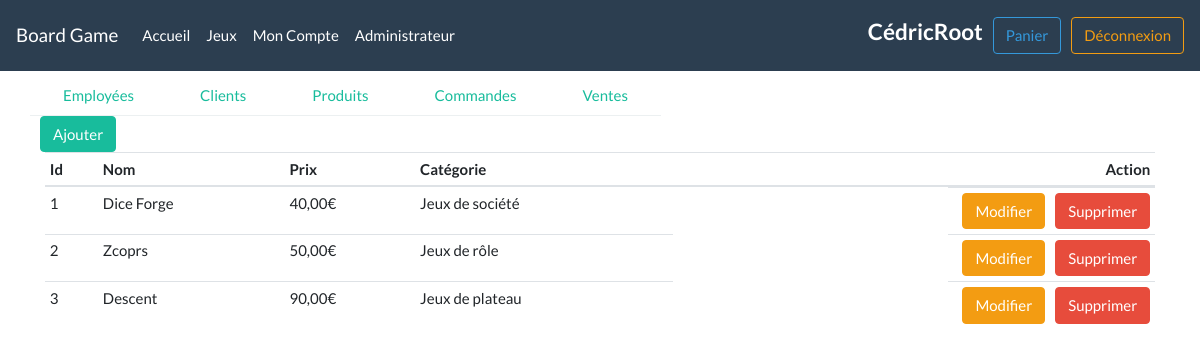
The app's page /admin?case=product (signed in), older data.
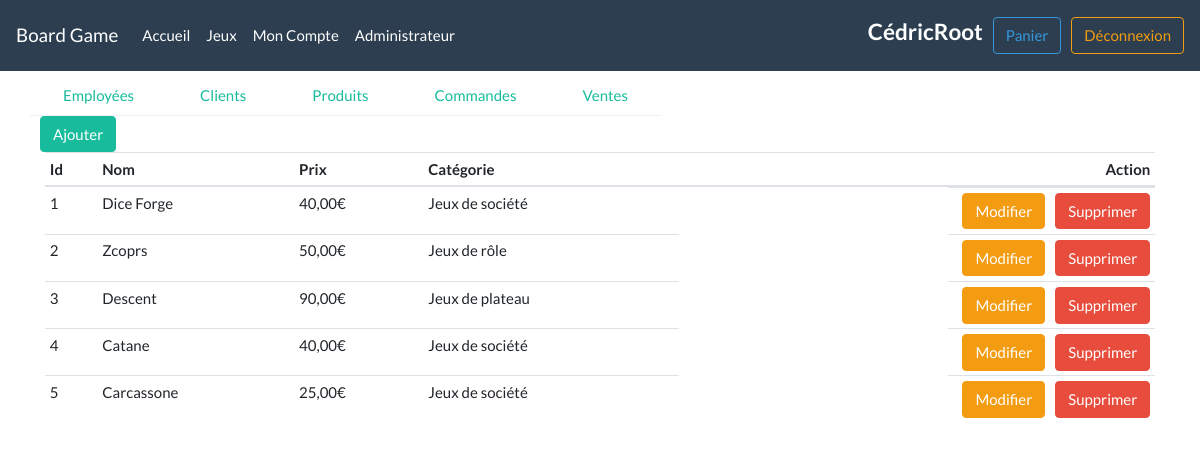
The same page, newer data.
### tables this page shows
CREATE TABLE products(
id INT AUTO_INCREMENT PRIMARY KEY,
productName VARCHAR(100) NOT NULL UNIQUE,
price DOUBLE (6,3) NOT NULL,
categorieId INT,
description VARCHAR(100),
imageLink VARCHAR(200),
FOREIGN KEY (categorieId) REFERENCES categories (id)
);

### models/product.php (called while the page is built, shortened)
<?php
Class Product{
  private $id;
  private $productName;
  private $price;
  private $categorieId;
  public static function getAll(){
    $pdo = DataBase::connect();
    $response = $pdo->query("SELECT * FROM products");
    $response->setFetchMode( PDO::FETCH_CLASS, "Product");
    $data = $response->fetchAll();
    return $data;
  }
  public static function categorieConvert(int $cat){
    switch($cat){
      case 1:
        return 'Jeux de société';
        break;
      case 2:
        return 'Jeux de rôle';
        break;
      case 3:
        return 'Jeux de plateau';
        break;
    }
  }
  public function getId(){
    return $this->id;
  }
  public function getProductName(){
    return $this->productName;
  }
  public function getPrice(){
    return $this->price;
  }
  public function getCategorieId(){
    return $this->categorieId;;
  }
}
?>

### views/product.php (the view, shortened to what this page needs)
<div class="row">
  <div class="col-0">
<?php
  if($_SESSION['roleId'] <= 2){
    echo '<a href="product?action=create"><button type="button" class="btn btn-success">Ajouter</button> </a>';
  }
  else {
    echo '<button type="button" class="btn btn-success disabled">Ajouter</button>';
  }
?>
  </div>
</div>
<table class="table table-sm">
  <thead>
    <tr>
      <th scope="col">Id</th>
      <th scope="col">Nom</th>
      <th scope="col">Prix</th>
      <th scope="col">Catégorie</th>
      <th scope="col" class="tr-right">Action</th>
    </tr>
  </thead>
  <tbody>
<?php
$row = FALSE;
foreach($data as $line){
  if($row == FALSE){
    echo '<tr> <td>' .
    $line->getId() . '</td> <td>' .
    $line->getProductName() . '</td> <td>' .
    number_format($line->getPrice(), 2, ',', ' ') . '€</td> <td>' .
    $cat = Product::categorieConvert($line->getCategorieId()) . '</td> <td class="td-right">';
    echo '<a href="product?action=update&id=' . $line->getId() .'"><button type="button" class="btn btn-warning"> Modifier</button></a>';
    if($_SESSION['roleId'] <= 3){
      echo '<a href="product?action=delete&id=' . $line->getId() .'"><button type="button" class="btn btn-danger"> Supprimer</button></a>';
    }
    else {
      echo '<button type="button" class="btn btn-danger disabled"> Supprimer</button>';
    }
    echo '</td> </tr>';
  }
  if($row == TRUE){
    echo '<tr> <td>' .
    $line->getId() . '</td> <td>' .
    $line->getProductName() . '</td> <td>' .
    number_format($line->getPrice(), 2, ',', ' ') . '€</td> <td>' .
    $cat = Product::categorieConvert($line->getCategorieId()) . '</td> <td class="td-right">';
    echo '<a href="product?action=update&id=' . $line->getId() .'"><button type="button" class="btn btn-warning"> Modifier</button></a>';
    if($_SESSION['roleId'] <= 3){
      echo '<a href="product?action=delete&id=' . $line->getId() .'"><button type="button" class="btn btn-danger"> Supprimer</button></a>';
    }
    else {
      echo '<button type="button" class="btn btn-danger disabled"> Supprimer</button>';
    }
    echo '</td> </tr>';
  }
  if($row == FALSE){
    $row = TRUE;
  }
  else{
    $row = FALSE;
  }
}
?>
  </tbody>
</table>

### index.php (shortened to what this page needs)
<?php
    $cutUri = '/Web/web_php_project';
    $request = str_replace($cutUri, "",$_SERVER['REQUEST_URI']);
    $uri = parse_url($request, PHP_URL_PATH);
    $split_uri = explode('/', $uri);
    $split = array_filter($split_uri);
    if(count($split) === 0 or $split[1] === 'index'){
        $controllers = 'accueil';
    }
    else{
        $controllers = $split[1];
    }
    $path = 'controllers/' . $controllers . '.php';
    if(file_exists($path)){
        require $path;
    }
    else{
        require 'controllers/error.php';
    }
?>

### layout/header.php (shortened to what this page needs)
<!DOCTYPE html>
<html lang="fr">
<head>
    <link rel="stylesheet" href="https://bootswatch.com/4/flatly/bootstrap.min.css">
    <link rel="stylesheet" href="style.css">
</head>
<body>
<nav class="navbar navbar-expand-lg navbar-dark bg-primary" id="menu">
  <a class="navbar-brand" href="accueil">Board Game</a>
  <div class="collapse navbar-collapse" id="navbarColor01">
    <ul class="navbar-nav mr-auto">
      <li class="nav-item">
        <a class="nav-link" href="accueil">Accueil</a>
      </li>
      <li class="nav-item">
        <a href="games" class="nav-link">Jeux</a>
      </li>
      <?php
        if(!empty($_SESSION['roleId'])){
          echo '<li class="nav-item">
          <a class="nav-link" href="account">Mon Compte</a>
          </li>';
        }
        if(!empty($_SESSION['roleId']) && $_SESSION['roleId'] <= 3){
          echo '<li class="nav-item">
          <a class="nav-link" href="admin">Administrateur</a>
          </li>';
        }
      ?>
    </ul>
    <?php
      if(empty($_SESSION['login'])){
        echo "<a href=\"login\"> <button type=\"button\" class=\"btn btn-outline-success\">Connexion</button> </a>";
        echo "<a href=\"inscription\"> <button type=\"button\" class=\"btn btn-outline-info\">Inscription</button> </a>";
      }
      else
      {
        echo '<h4 class="h4-log">'. $_SESSION['login'] . '</h4>';
        echo '<a href="basket">  <div class drop> <button type="button" class="btn btn-outline-info">Panier</button> </div> </a>';
        echo "<a href=\"logout\"> <button type=\"button\" class=\"btn btn-outline-warning\">Déconnexion</button> </a>";
      }
    ?>
  </div>
</nav>
  <div class="container">

### views/admin.php (shortened to what this page needs)
<?php
require 'layout/header.php';
?>
<div class="row">
  <ul class="nav nav-tabs">
    <li class="nav-item">
      <a class="nav-link" href="?case=employee">Employées</a>
    </li>
    <li class="nav-item">
      <a class="nav-link" href="?case=customer">Clients</a>
    </li>
    <li class="nav-item">
      <a class="nav-link" href="?case=product">Produits</a>
    </li>
    <li class="nav-item">
      <a class="nav-link" href="orderInfo">Commandes</a>
    </li>
    <li class="nav-item">
      <a class="nav-link" href="graph">Ventes</a>
    </li>
  </ul>
</div>

### controllers/admin.php (shortened to what this page needs)
<?php
require 'models/user.php';
require 'models/product.php';
require 'views/admin.php';
if(isset($_GET['case'])){
  switch ($_GET['case']) {
      case 'product':
        $data = Product::getAll();
        require 'views/product.php';
        break;
  }
}
require 'layout/footer.php';
?>

### layout/footer.php
    </div>
  </body>
</html>

### style.css (style rules this page uses)
.td-right { float: right; border: none; }
.tr-right { text-align: right; }
button { margin-left: 10px; }
.h4-log { font-weight: bold; color: white; }
#menu { position: fixed; width: 100%; z-index: 1; }
.container { padding-top: 75px; }

Row changes from the older to the newer data that the page shows:
added products: id "4", productName "Catane", price "40,00", categorieId "Jeux de société"
added products: id "5", productName "Carcassone", price "25,00", categorieId "Jeux de société"
